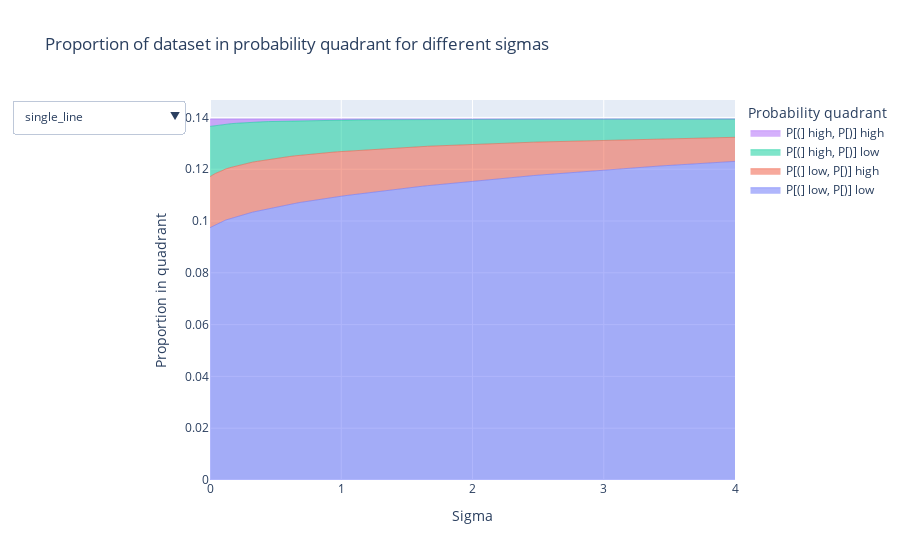

The notebook cell saved with this chart:
### Code cell
quadrant_names = [
    "P[(] low, P[)] low",
    "P[(] low, P[)] high",
    "P[(] high, P[)] low",
    "P[(] high, P[)] high",
]

traces = []
buttons = []

for i, dataset_name in enumerate(datasets.keys()):
    for j, quadrant_name in enumerate(quadrant_names):
        traces.append(
            go.Scatter(
                x=sigmas,
                y=prob_quadrants[dataset_name][j],
                mode="lines",
                line=dict(width=0.5),
                stackgroup="one",
                name=quadrant_name,
                hoverinfo="x+y",
                visible=(i == 0),
            )
        )
    buttons.append(
        dict(
            label=dataset_name,
            method="update",
            args=[
                {
                    "visible": [False] * (i * 4)
                    + [True] * 4
                    + [False] * (len(datasets) * 4 - (i + 1) * 4)
                }
            ],
        )
    )


# Create layout
layout = go.Layout(
    title="Proportion of dataset in probability quadrant for different sigmas",
    xaxis_title="Sigma",
    yaxis_title="Proportion in quadrant",
    legend_title="Probability quadrant",
    updatemenus=[dict(buttons=buttons, active=0, showactive=True)],
)

fig = go.Figure(data=traces, layout=layout)
fig.show()
